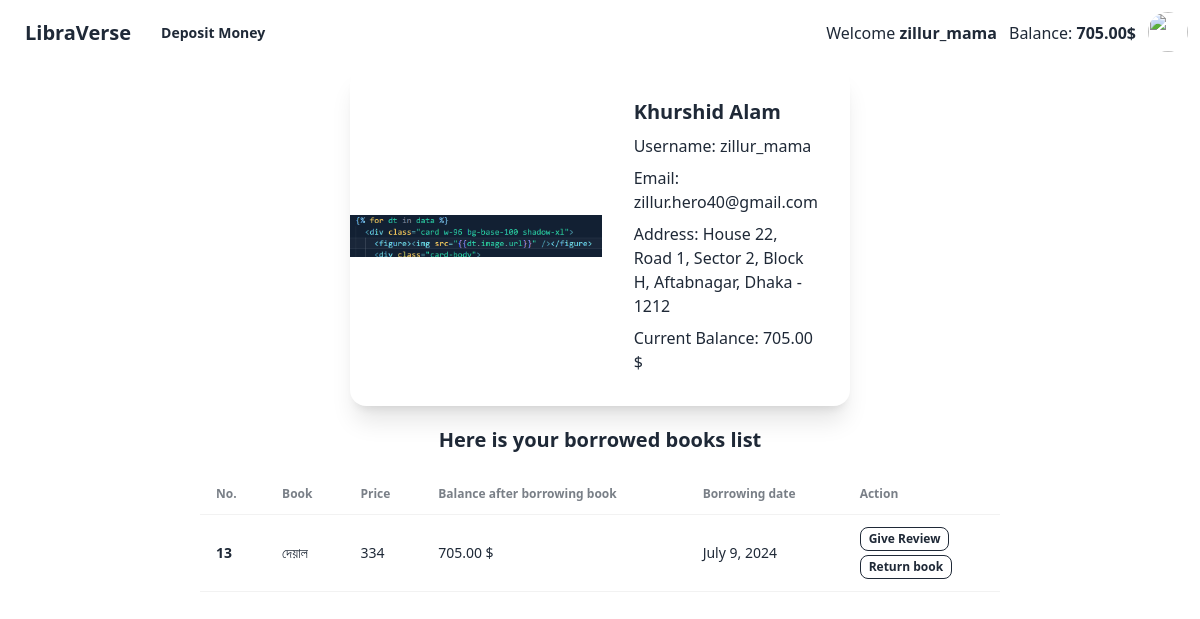
Before: /user/profile/ (signed in) with the older database file.
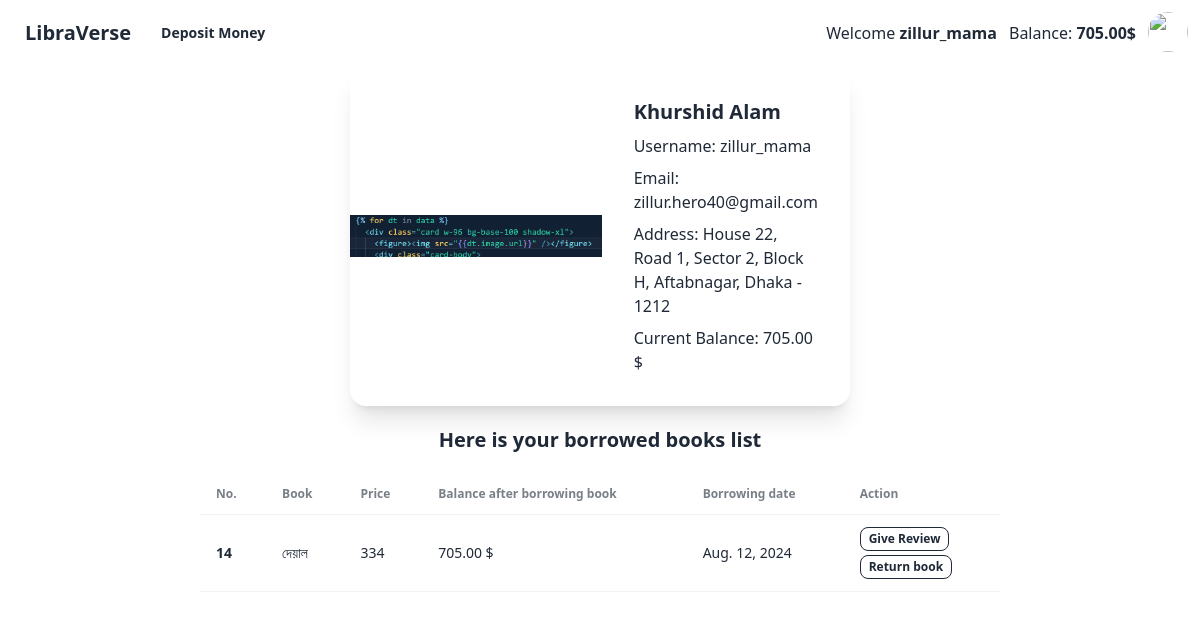
After: the same page with the newer database file.
### borrow/models.py (models this page shows)
class Borrow(models.Model):
    borrower = models.ForeignKey(Account, on_delete=models.CASCADE)
    book = models.ForeignKey(Book, on_delete=models.CASCADE)
    borrow_date = models.DateField(auto_now_add=True)

### books/models.py (models this page shows, shortened)
class Book(models.Model):
    title = models.CharField(max_length=100)
    description = models.TextField()
    image = models.ImageField(upload_to = 'books/uploads', blank=True, null=True)
    borrowing_price = models.IntegerField()
    categories = models.ManyToManyField(Category)

### users/models.py (models this page shows, shortened)
class Account(models.Model):
    user = models.OneToOneField(User, on_delete=models.CASCADE)
    first_name = models.CharField(max_length=100, blank=True, null=True)
    last_name = models.CharField(max_length=100, blank=True, null=True)
    profile_image = models.FileField(upload_to='users/uploads')
    shipping_address = models.CharField(max_length=200)
    balance = models.DecimalField(decimal_places=2, max_digits=12, default=0, blank=True, null=True)

### users/views.py (the view)
# urls.py: path('profile/', profile, name = "profile"),
@login_required(login_url='login')
def profile(request):
    user = request.user
    account = Account.objects.get(user=user)
    data = Borrow.objects.filter(borrower=account)
    print(data)
    return render(request, 'profile.html', {'data': data})

### users/templates/profile.html (shortened to what this page needs)
{% extends "base.html" %}
{% block content %}
<div class="mx-auto" style="width: 500px;">
  <div class="card card-side bg-base-100 shadow-xl" >
    <figure><img src="{{user.account.profile_image}}" alt=""/></figure>
    <div class="card-body">
      <h2 class="card-title">{{user.account.first_name}} {{user.account.last_name}}</h2>
      <p>Username: {{user.username}}</p>
      <p>Email: {{user.email}}</p>
      <p>Address: {{user.account.shipping_address}}</p>
      <p>Current Balance: {{user.account.balance}} $</p>
    </div>
  </div>
</div>
<h1 class="text-center text-xl font-bold m-5">Here is your borrowed books list</h1>
<div style="width: 800px;" class="mx-auto">
    <div class="overflow-x-auto">
        <table class="table">
          <thead>
            <tr>
              <th>No.</th>
              <th>Book</th>
              <th>Price</th>
              <th>Balance after borrowing book</th>
              <th>Borrowing date</th>
              <th>Action</th>
            </tr>
          </thead>
          <tbody>
            {% for dt in data %}
            <tr class="hover">
              <th>{{dt.id}}</th>
              <td>{{dt.book.title}}</td>
              <td>{{dt.book.borrowing_price}}</td>
              <td>{{dt.borrower.balance}} $</td>
              <td>{{dt.borrow_date}}</td>
              <td>
                  <a href="{% url 'review' dt.book.id %}" type="submit" class="btn btn-neutral btn-outline btn-xs mb-1">Give Review</a>
                <form action="{% url 'return_book' dt.book.id %}" method="post">
                  <button type="submit" class="btn btn-xs btn-outline btn-neutral">Return book</button>
                </form>
              </td>
            </tr>
            {% endfor %}
          </tbody>
        </table>
      </div>
</div>
{% endblock %}

Changed rows visible on the page:
removed Borrow: id "13", book "দেয়াল", book.borrowing_price "334", borrower.balance "705.00", borrow_date "July 9, 2024"
added Borrow: id "14", book "দেয়াল", book.borrowing_price "334", borrower.balance "705.00", borrow_date "Aug. 12, 2024"
